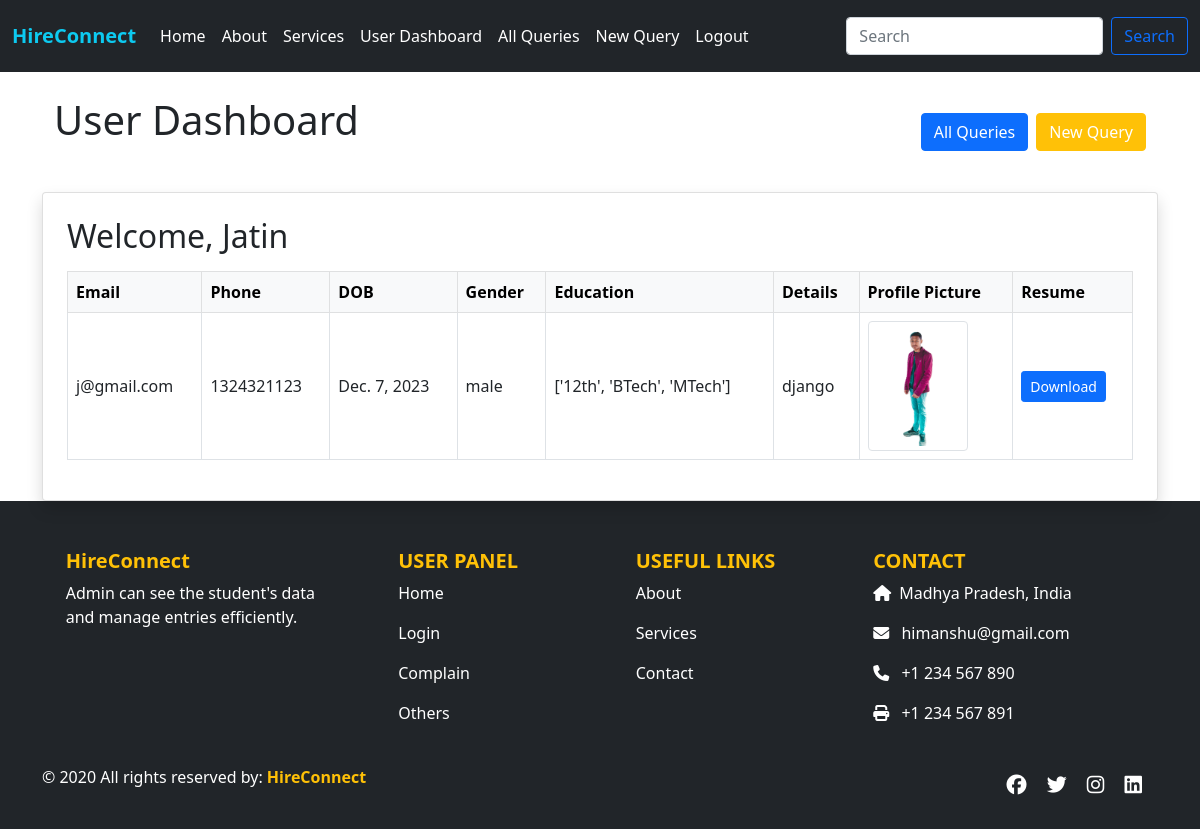
The page /user_dashboard1/4/ on the database its author committed.
### app/models.py (models this page shows, shortened)
class Users(models.Model):
    stuname = models.CharField(max_length=50)
    stuemail = models.EmailField()
    studetail = models.CharField(max_length=300)
    stuphone = models.BigIntegerField()
    studob = models.DateField(null=True, blank=True)
    stuedu = models.CharField(max_length=50, null=True, blank=True)
    stugender = models.CharField(max_length=50, null=True, blank=True)
    stuimage = models.ImageField(upload_to='images/', blank=True, null=True)
    sturesume = models.FileField(upload_to='files/', blank=True, null=True)
    stupass = models.CharField(max_length=50)

### app/views.py (the view)
# urls.py: path('user_dashboard1/<int:pk>/', views.user_dashboard1, name='user_dashboard1'),
def user_dashboard1(request, pk):
    user = Users.objects.get(id=pk)
    return render(request, 'user_dashboard.html', {'userdata': user})

### app/templates/user_dashboard.html (shortened to what this page needs)
{% extends "base.html" %}
{% load static %}
{% block css %}
<link rel="stylesheet" href="{% static 'css/style.css' %}">
{% endblock %}
{% block content %}
<div class="container mb-4">
  <div class="d-flex flex-wrap justify-content-between align-items-center gap-2">
  <h1 class="text-center mb-4">User Dashboard</h1>
    <div class="d-flex flex-wrap gap-2">
      <a href="{% url 'userallquery' pk=userdata.id %}" class="btn btn-primary">All Queries</a>
      <a href="{% url 'newquery' pk=userdata.id %}" class="btn btn-warning text-white">New Query</a>
    </div>
  </div>
</div>
  <div class="card shadow p-4">
    <h2 class="mb-3">Welcome, {{ userdata.stuname }}</h2>
    <div class="table-responsive">
      <table class="table table-bordered table-hover align-middle">
        <thead class="table-light">
          <tr>
            <th>Email</th>
            <th>Phone</th>
            <th>DOB</th>
            <th>Gender</th>
            <th>Education</th>
            <th>Details</th>
            {% if userdata.stuimage %}
              <th>Profile Picture</th>
            {% endif %}
            {% if userdata.sturesume %}
              <th>Resume</th>
            {% endif %}
          </tr>
        </thead>
        <tbody>
          <tr>
            <td>{{ userdata.stuemail }}</td>
            <td>{{ userdata.stuphone }}</td>
            <td>{{ userdata.studob }}</td>
            <td>{{ userdata.stugender }}</td>
            <td>{{ userdata.stuedu }}</td>
            <td>{{ userdata.studetail }}</td>
            {% if userdata.stuimage %}
              <td><img src="{{ userdata.stuimage.url }}" alt="Profile" class="img-thumbnail" style="max-width: 100px;"></td>
            {% endif %}
            {% if userdata.sturesume %}
              <td><a href="{{ userdata.sturesume.url }}" class="btn btn-primary btn-sm" target="_blank">Download</a></td>
            {% endif %}
          </tr>
        </tbody>
      </table>
    </div>
  </div>
</div>
{% endblock %}

### app/static/css/style.css (style rules this page uses)
body { display: flex; flex-direction: column; min-height: 100vh; }
.card { overflow: hidden; position: relative; transition: transform 0.3s ease; }

### rows shown on the page
Users: stuname "Jatin", stuemail "j@gmail.com", stuphone "1324321123", studob "Dec. 7, 2023", stugender "male", stuedu "['12th', 'BTech', 'MTech']", studetail "django", stuimage (picture)
